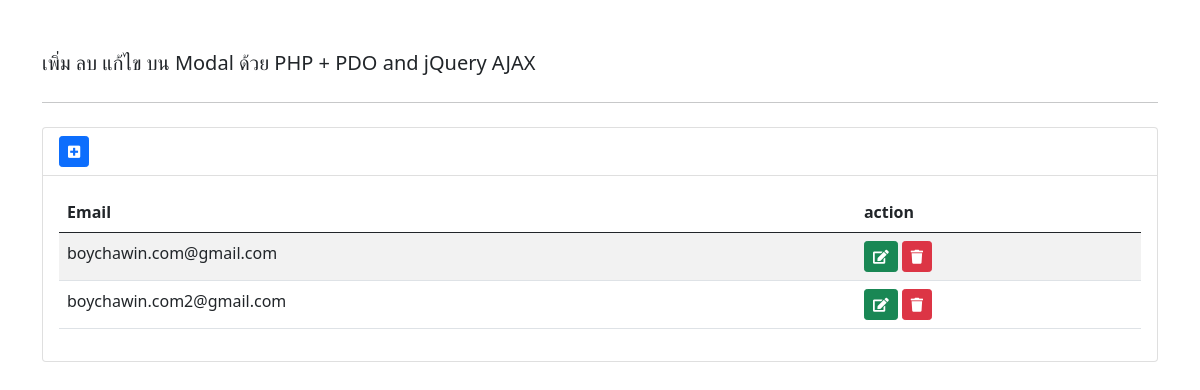
Before: / with the older database file.
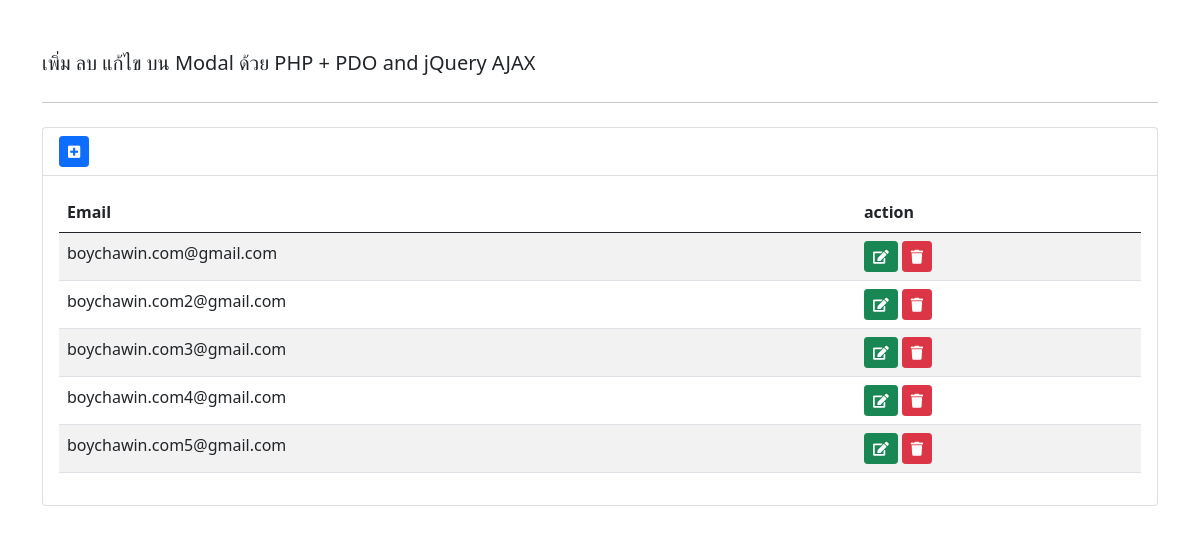
After: the same page with the newer database file.
### tables this page shows
CREATE TABLE `users` (
  `id` int(11) NOT NULL,
  `email` varchar(200) DEFAULT NULL,
  `created_date` timestamp NULL DEFAULT current_timestamp()
);

### index.php (the view, shortened to what this page needs)
<?php include 'includes/session.php'; ?>
<!DOCTYPE html>
<html lang="en">
<head>
	<link rel="stylesheet" href="https://pro.fontawesome.com/releases/v5.10.0/css/all.css" />
	<link href="https://cdn.jsdelivr.net/npm/bootstrap@5.0.2/dist/css/bootstrap.min.css" rel="stylesheet">
	<link href="https://cdnjs.cloudflare.com/ajax/libs/toastr.js/2.0.1/css/toastr.css" rel="stylesheet" />
</head>
<body background="https://boychawin.com/B_images/logoboychawins.com.png">
	<div class="container mt-5">
		<div class="row">
			<div class="col-12">
				<div class="jumbotron">
					<p class="lead"> เพิ่ม ลบ แก้ไข บน Modal ด้วย PHP + PDO and jQuery AJAX </p>
					<hr class="my-4">
				</div>
			</div>
		</div>
	</div>
	<div class="container-sm">
		<div class="row">
			<div class="col-12">
				<div class="card">
					<div class="card-header bg-transparent"">
						<a type=" button" href="#addnew" class="btn btn-primary btn-sm btn-flat" data-bs-toggle="modal" data-bs-target="#addnew"><i class="fas fa-plus-square"></i></a>
					</div>
					<div class="card-body">
						<div class="table-responsive">
							<table class="table table-striped">
								<thead>
									<th>Email</th>
									<th>action</th>
								</thead>
								<tbody>
									<?php
									$conn = $pdo->open();
									try {
										$stmt = $conn->prepare("SELECT * FROM users");
										$stmt->execute();
										foreach ($stmt as $row) {
											echo "
													<tr>
														<td>" . $row['email'] . "</td>
														<td>
														<button class='btn btn-success btn-sm edit btn-flat' data-id='" . $row['id'] . "'><i class='fa fa-edit'></i> </button>
														<button class='btn btn-danger btn-sm delete btn-flat' data-id='" . $row['id'] . "'><i class='fa fa-trash'></i> </button>
														</td>
													</tr>
													";
										}
									} catch (PDOException $e) {
										echo $e->getMessage();
									}
									?>
								</tbody>
							</table>
						</div>
					</div>
				</div>
			</div>
		</div>
	</div>
</body>
</html>

Changed rows visible on the page:
added users: email "boychawin.com3@gmail.com"
added users: email "boychawin.com4@gmail.com"
added users: email "boychawin.com5@gmail.com"
